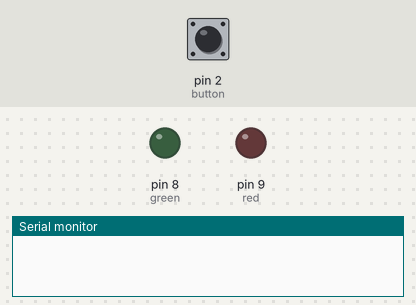
A sketch run on a simulated Arduino Uno, built with avr-gcc and run on an emulated ATmega328P. Shown: output pins drawn as LEDs (lit = HIGH), the last lines printed to the serial monitor. The test bench sets the inputs (shaded band); at power-on: pin 2 (button) LOW.

Above: at 1.2 s.
1.3 s: pin 2 (button) pulled HIGH for 0.15 s
At 1.8 s:
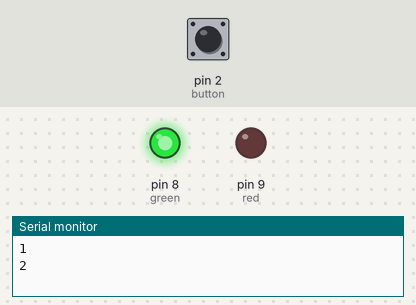
2.9 s: pin 2 (button) pulled HIGH for 3.2 s
At 5.3 s:
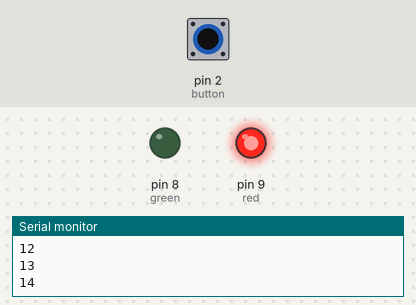
7.6 s: pin 2 (button) pulled HIGH for 1 s
At 9.0 s:
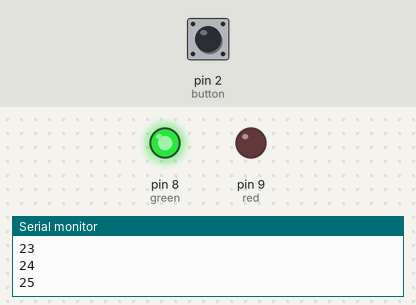
Timing chart, 0 to 10.6 s (numbered marks = the images above; inputs shaded):
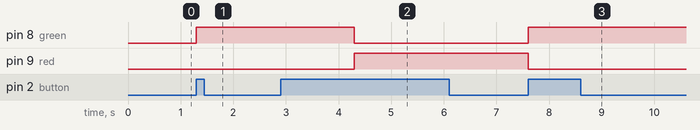

Measured:
- after the input at 1.3 s, pin 8 (green): LOW → HIGH at once
- after the input at 2.9 s, pin 8 (green): HIGH → LOW after 1.4 s; pin 9 (red): LOW → HIGH after 1.4 s
- after the input at 7.6 s, pin 8 (green): LOW → HIGH at once; pin 9 (red): HIGH → LOW at once

The sketch:

button_1_led_2_while.ino
```cpp
const int green = 8;
const int red = 9;
const int button = 2;
int button_counter = 0;

void setup(){
    Serial.begin( 9600 );
    pinMode( green, OUTPUT );
    pinMode( red, OUTPUT );
    pinMode( button, INPUT );
}

void loop(){

    int button_state = digitalRead( button );

    while( button_state == 1 ){
        ++button_counter;
        Serial.println( button_counter );

        if(( button_counter / 10 ) % 2 == 0 ){
            digitalWrite( green, HIGH );
            digitalWrite( red, LOW );
        }
        else{
            digitalWrite( red, HIGH );
            digitalWrite( green, LOW );
        }

        button_state = digitalRead( button );
        delay( 200 );
    }
}
```
